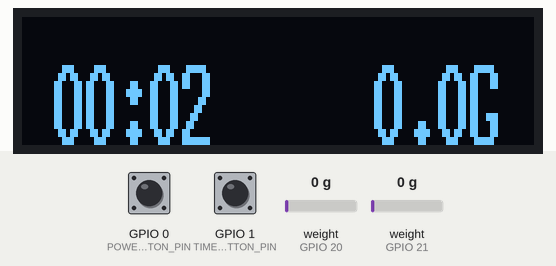
This program was run on a simulated ESP32-C3. On the bench: 128×32 one-colour display. The test bench sets the inputs (shaded band); at power-on: GPIO 0 (POWER_BUTTON_PIN) HIGH, GPIO 1 (TIMER_BUTTON_PIN) HIGH, weight on the scale (sensors on GPIO 20, GPIO 21) 0 g. What the program prints to the serial monitor is not drawn.

Above: at 2.33 s.

Measured:
- what the display in image 0 shows lasts 0.4 s, from 2.1 s to 2.5 s

The program:

main.cpp
```cpp
#include <Arduino.h>

#define DEBUG 1

#include "log.h"
#include "scale.h"
#include "sleep.h"
#include "display.h"
#include "wiring.h"
#include "controls.h"

unsigned long previousTimer = 0;
float previousWeight = 0.0;

void setup()
{
  // Give the system some time to take boot commands before getting to a tight update loop;

  delay(100);

#ifdef DEBUG
  Serial.begin(115200);
#endif
  logln("Setting up buttons");

  setupButtons();
  setupScale();
  setupDisplay();

  previousTimer = millis();

  // setupSleep(powerButton);
}

void loop()
{
  long currentMillis = millis();
  int millisDiff = (currentMillis - previousTimer);

  long timer = millis();
  updateTimerDisplay(timer / 1000);

  if (scale.isReady())
  {
    float weight = scale.getTotalWeight();
    updateWeightDisplay(weight);
  }

  handlePowerButton();
  delay(100);
}

// // #include <NimBLEDevice.h>
// // #include "HX711.h"

// // // HX711 circuit wiring
// // #define LOADCELL_DOUT_PIN_1 18
// // #define LOADCELL_SCK_PIN 19 // Shared clock pin
// // #define LOADCELL_DOUT_PIN_2 21

// // HX711 scale1;
// // HX711 scale2;

// // const int numReadings = 10; // Number of readings to average for smoothing
// // long readings[numReadings]; // Array to store readings
// // int readIndex = 0;          // Index of the current reading
// // long total = 0;             // Running total
// // long average = 0;           // The average

// // NimBLECharacteristic* pWeightCharacteristic;

// // void setup() {
// //   Serial.begin(115200);

// //   // Initialize the scales
// //   scale1.begin(LOADCELL_DOUT_PIN_1, LOADCELL_SCK_PIN);
// //   scale2.begin(LOADCELL_DOUT_PIN_2, LOADCELL_SCK_PIN);

// //   // Initialize the readings array
// //   for (int thisReading = 0; thisReading < numReadings; thisReading++) {
// //     readings[thisReading] = 0;
// //   }

// //   // Initialize BLE
// //   NimBLEDevice::init("WeightScale");

// //   // Create BLE Server
// //   NimBLEServer *pServer = NimBLEDevice::createServer();

// //   // Create BLE Service
// //   NimBLEService *pService = pServer->createService("180F"); // Custom service UUID

// //   // Create BLE Characteristic
// //   pWeightCharacteristic = pService->createCharacteristic(
// //                             "2A6E", // Custom characteristic UUID
// //                             NIMBLE_PROPERTY::READ |
// //                             NIMBLE_PROPERTY::NOTIFY
// //                           );

// //   // Start the service
// //   pService->start();

// //   // Start advertising
// //   pServer->getAdvertising()->start();
// //   logln("BLE device is now advertising");
// // }

// // void loop() {
// //   // Read values from the load cells
// //   if (scale1.is_ready() && scale2.is_ready()) {
// //     long reading1 = scale1.read();
// //     long reading2 = scale2.read();
// //     long totalWeight = reading1 + reading2;

// //     // Subtract the last reading
// //     total = total - readings[readIndex];
// //     // Add the current reading
// //     readings[readIndex] = totalWeight;
// //     total = total + readings[readIndex];
// //     // Advance to the next position in the array
// //     readIndex = (readIndex + 1) % numReadings;

// //     // Calculate the average
// //     average = total / numReadings;

// //     // Convert average to float for BLE transmission
// //     float smoothedWeight = (float)average;

// //     // Update the BLE characteristic
// //     pWeightCharacteristic->setValue(smoothedWeight);
// //     pWeightCharacteristic->notify();

// //     // Print the smoothed weight
// //     Serial.print("Smoothed Total Weight: ");
// //     logln(smoothedWeight);
// //   } else {
// //     logln("HX711 not found.");
// //   }

// //   delay(1000); // Adjust delay as needed
// // }
```

controls.h
```cpp
#pragma once

#include <Arduino.h>

#include "log.h"
#include "wiring.h"

const unsigned long shortPressDuration = 1000; // 1 second
const unsigned long longPressDuration = 3000;  // 3 seconds

inline void setupButtons()
{
    pinMode(POWER_BUTTON_PIN, INPUT_PULLUP);
    pinMode(TIMER_BUTTON_PIN, INPUT_PULLUP);
}

void handlePowerButton()
{
    bool powerState = digitalRead(POWER_BUTTON_PIN) == HIGH;
    bool timerState = digitalRead(TIMER_BUTTON_PIN) == HIGH;

    log("Current state - power ");
    log(powerState);
    log(" tare ");
    logln(timerState);

    if (powerState)
    {
        enterLightSleep();
    }
}
```

display.cpp
```cpp
#include "display.h"
#include "wiring.h"

U8X8_SSD1306_128X32_UNIVISION_SW_I2C u8x8(DISPLAY_SCL_PIN, DISPLAY_SDA_PIN);

void sleepDisplay()
{
    u8x8.setPowerSave(1);
}

void wakeDisplay()
{
    u8x8.setPowerSave(0);
}

void setupDisplay()
{
    u8x8.begin();
    u8x8.setFont(u8x8_font_8x13B_1x2_r);
    u8x8.setBusClock(200000);
    u8x8.draw1x2String(1, 1, "00:00     0.0G");
}

void updateTimerDisplay(int totalSeconds)
{
    static int previousTotal = 0;
    // fastest drawing is no drawing at all
    if (totalSeconds == previousTotal)
    {
        return;
    }

    int currentMinutes = totalSeconds / 60;
    int currentSeconds = totalSeconds % 60;

    int previousMinutes = previousTotal / 60;
    int previousSeconds = previousTotal % 60;

    const int clockStrLength = 5; // 00:00
    char previousClock[clockStrLength + 1];
    char currentClock[clockStrLength + 1];

    sprintf(previousClock, "%02d:%02d", previousMinutes, previousSeconds);
    sprintf(currentClock, "%02d:%02d", currentMinutes, currentSeconds);

    for (int i = 0; i <= clockStrLength; i++)
    {
        if (currentClock[i] != previousClock[i])
        {
            u8x8.draw1x2Glyph(i + 1, 1, currentClock[i]);
        }
    }

    previousTotal = totalSeconds;
}

void updateWeightDisplay(float weight)
{
    static float previousWeight = 0.0f;
    // fastest drawing is no drawing at all
    if (weight == previousWeight)
    {
        return;
    }

    // We skip the G from grams, rendered once in the beginning
    const int weightStrLength = 6; // 1000.0
    char currentWeightStr[weightStrLength + 1];
    char previousWeightStr[weightStrLength + 1];

    sprintf(currentWeightStr, "%6.1f", weight);
    sprintf(previousWeightStr, "%6.1f", previousWeight);

    int rightAligned = u8x8.getCols() - weightStrLength - 2; // -1 so we don't overwrite the G and another for right padding
    for (int i = 0; i < weightStrLength; i++)
    {
        if (currentWeightStr[i] != previousWeightStr[i])
        {
            u8x8.draw1x2Glyph(rightAligned + i, 1, currentWeightStr[i]);
        }
    }

    previousWeight = weight;
}
```

display.h
```cpp
#pragma once

#include <U8x8lib.h>

void setupDisplay();
void updateTimerDisplay(int seconds);
void updateWeightDisplay(float weight);
void sleepDisplay();
void wakeDisplay();
```

log.h
```cpp
#pragma once

#include <Arduino.h>

#ifdef DEBUG
#define log(...) \
    if (Serial)  \
        Serial.print(__VA_ARGS__);

#define logf(...) \
    if (Serial)   \
        Serial.printf(__VA_ARGS__);

#define logln(...) \
    if (Serial)    \
        Serial.println(__VA_ARGS__);
#else
#define log(...) ;
#define logf(...) ;
#define logln(...) ;
#endif
```

scale.cpp
```cpp
#include "log.h"
#include "scale.h"
#include "wiring.h"

Scale scale;
HX711 loadCell1;
#ifdef DUAL_LOAD_CELL
HX711 loadCell2;
#endif

void Scale::addLoadCell(HX711 *cell, int pin, int sckPin)
{
    cell->begin(pin, sckPin);
    loadCells.push_back(cell);
}

void Scale::setCalibrationFactor(float factor)
{
    for (auto cell : this->loadCells)
    {
        cell->set_scale(factor);
    }
}

// void Scale::sleep()
// {
//     for (auto cell : this->loadCells)
//     {
//         cell->power_down();
//     }
// }

void Scale::tare()
{
    for (auto cell : loadCells)
    {
        cell->tare();
    }
}

bool Scale::isReady()
{
    for (auto cell : loadCells)
    {
        if (!cell->is_ready())
        {
            return false;
        }
    }
    return true;
}

float Scale::getTotalWeight()
{
    float totalWeight = 0;
    for (auto cell : loadCells)
    {
        log("Reading scale: ");
        logln(cell->get_units());
        totalWeight += cell->get_units();
    }
    return totalWeight;
}

void Scale::sleep()
{
    for (auto cell : loadCells)
    {
        cell->power_down();
    }
}

void Scale::wake()
{
    for (auto cell : loadCells)
    {
        cell->power_up();
    }
}

void setupScale()
{
    scale.addLoadCell(&loadCell1, LOADCELL_DOUT_PIN_1, LOADCELL_SCK_PIN);

#ifdef DUAL_LOAD_CELL
    scale.addLoadCell(&loadCell2, LOADCELL_DOUT_PIN_2, LOADCELL_SCK_PIN);
#endif

    scale.setCalibrationFactor(calibration_factor);
    scale.tare();
}

void tareScale()
{
    logln("Taring scale");
    scale.tare();
}
```

scale.h
```cpp
#pragma once

#include <vector>
#include <HX711.h>

class Scale
{
private:
    std::vector<HX711 *> loadCells;

public:
    void addLoadCell(HX711 *cell, int pin, int sckPin);
    void setCalibrationFactor(float factor);
    void tare();
    bool isReady();
    float getTotalWeight();
    void sleep();
    void wake();
    // TODO move this to a lifecycle management interface
};

extern Scale scale;

void setupScale();
```

sleep.cpp
```cpp
#include <Arduino.h>
#include <esp_sleep.h>

#include "log.h"
#include "scale.h"
#include "sleep.h"
#include "wiring.h"
#include "display.h"

void enterLightSleep()
{
    logln("Entering deep sleep");

    sleepDisplay();
    scale.sleep();

    const esp_err_t err = esp_light_sleep_start();
    if (err != ESP_OK)
    {
        log("Error: ");
        logln(err);
    }
    else
    {
        logln("Woken up from light sleep");
    }
}

void wakeUpRoutine()
{
    logln("Waking up from deep sleep");
    scale.wake();
    wakeDisplay();
    scale.tare();
}

// Add this to your setup() function
void setupWakeUpRoutine()
{
    esp_sleep_wakeup_cause_t wakeup_reason = esp_sleep_get_wakeup_cause();
    log("Wakeup reason: ");
    logln(wakeup_reason);
    if (wakeup_reason == ESP_SLEEP_WAKEUP_GPIO)
    {
        wakeUpRoutine();
    }
}

void setupSleep()
{
    gpio_wakeup_enable((gpio_num_t)POWER_BUTTON_PIN, GPIO_INTR_HIGH_LEVEL);
    esp_sleep_enable_gpio_wakeup();
}
```

sleep.h
```cpp
#pragma once

void enterLightSleep();

void wakeUpRoutine();

void setupSleep(int powerButton);

void setupWakeUpRoutine();
```

wiring.h
```cpp
#pragma once

// Button pins
const int POWER_BUTTON_PIN = 0;
const int TIMER_BUTTON_PIN = 1;

// Display pins
#define DISPLAY_SDA_PIN 8
#define DISPLAY_SCL_PIN 9

// HX711 circuit wiring
#define LOADCELL_DOUT_PIN_1 20
#define LOADCELL_SCK_PIN 4 // Shared clock pin

#ifdef DUAL_LOAD_CELL
#define LOADCELL_DOUT_PIN_2 21
#endif

// Load cells default calibration factor
const float calibration_factor = -2000; // Adjust this value based on your calibration
```
